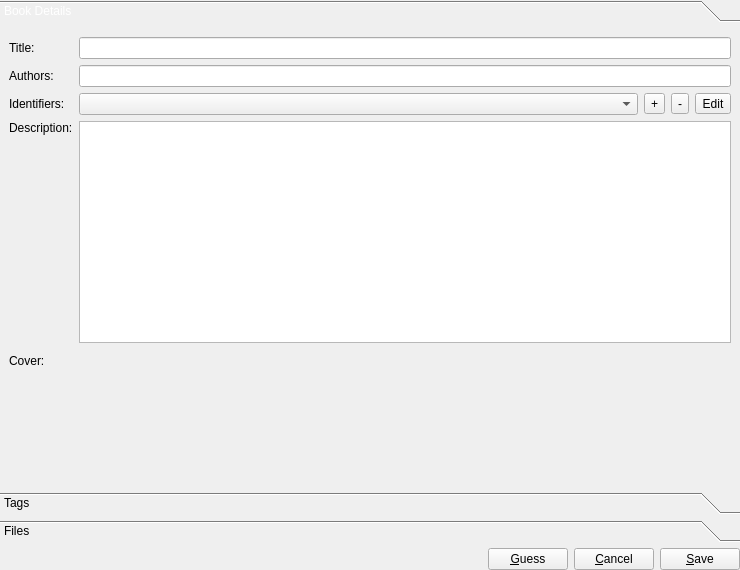
<?xml version="1.0" encoding="UTF-8"?>
<ui version="4.0">
 <class>Form</class>
 <widget class="QWidget" name="Form">
  <property name="geometry">
   <rect>
    <x>0</x>
    <y>0</y>
    <width>740</width>
    <height>570</height>
   </rect>
  </property>
  <property name="windowTitle">
   <string>Form</string>
  </property>
  <property name="layoutDirection">
   <enum>Qt::LeftToRight</enum>
  </property>
  <layout class="QVBoxLayout" name="verticalLayout">
   <property name="margin">
    <number>0</number>
   </property>
   <item>
    <widget class="QToolBox" name="toolbox">
     <property name="styleSheet">
      <string notr="true">#toolbox {
	margin: 0;
    padding: 0;
}

::tab:selected {
     background: qlineargradient(x1: 0, y1: 0, x2: 0, y2: 1,
                                 stop: 0 #6a6ea9, stop: 1 #888dd9);
	color: rgb(255, 255, 255);
	font-weight: normal;
 }

::tab {
     background: qlineargradient(x1: 0, y1: 0, x2: 0, y2: 1,
                                 stop: 0 #FAFBFE, stop: 1 #DCDEF1);
	font-weight: normal;
 }</string>
     </property>
     <property name="frameShape">
      <enum>QFrame::NoFrame</enum>
     </property>
     <property name="currentIndex">
      <number>0</number>
     </property>
     <widget class="QWidget" name="details_page">
      <property name="geometry">
       <rect>
        <x>0</x>
        <y>0</y>
        <width>740</width>
        <height>458</height>
       </rect>
      </property>
      <attribute name="label">
       <string>Book Details</string>
      </attribute>
      <layout class="QFormLayout" name="formLayout">
       <item row="0" column="0">
        <widget class="QLabel" name="label_6">
         <property name="text">
          <string>Title:</string>
         </property>
        </widget>
       </item>
       <item row="0" column="1">
        <widget class="QLineEdit" name="title"/>
       </item>
       <item row="1" column="0">
        <widget class="QLabel" name="label_7">
         <property name="text">
          <string>Authors:</string>
         </property>
        </widget>
       </item>
       <item row="1" column="1">
        <widget class="QLineEdit" name="authors"/>
       </item>
       <item row="2" column="0">
        <widget class="QLabel" name="label_3">
         <property name="text">
          <string>Identifiers:</string>
         </property>
        </widget>
       </item>
       <item row="2" column="1">
        <layout class="QHBoxLayout" name="horizontalLayout_2">
         <item>
          <widget class="QComboBox" name="ids"/>
         </item>
         <item>
          <widget class="QToolButton" name="add_id">
           <property name="text">
            <string>+</string>
           </property>
          </widget>
         </item>
         <item>
          <widget class="QToolButton" name="remove_id">
           <property name="text">
            <string>-</string>
           </property>
          </widget>
         </item>
         <item>
          <widget class="QToolButton" name="edit_id">
           <property name="text">
            <string>Edit</string>
           </property>
          </widget>
         </item>
        </layout>
       </item>
       <item row="3" column="0">
        <widget class="QLabel" name="label_5">
         <property name="text">
          <string>Description:</string>
         </property>
         <property name="alignment">
          <set>Qt::AlignLeading|Qt::AlignLeft|Qt::AlignTop</set>
         </property>
        </widget>
       </item>
       <item row="3" column="1">
        <widget class="QPlainTextEdit" name="description">
         <property name="plainText">
          <string/>
         </property>
        </widget>
       </item>
       <item row="4" column="0">
        <widget class="QLabel" name="label">
         <property name="text">
          <string>Cover:</string>
         </property>
        </widget>
       </item>
       <item row="4" column="1">
        <widget class="QLabel" name="cover">
         <property name="sizePolicy">
          <sizepolicy hsizetype="Fixed" vsizetype="Fixed">
           <horstretch>0</horstretch>
           <verstretch>0</verstretch>
          </sizepolicy>
         </property>
         <property name="minimumSize">
          <size>
           <width>128</width>
           <height>128</height>
          </size>
         </property>
         <property name="text">
          <string/>
         </property>
         <property name="pixmap">
          <pixmap>sintapa.png</pixmap>
         </property>
        </widget>
       </item>
      </layout>
     </widget>
     <widget class="QWidget" name="shelves_page">
      <property name="geometry">
       <rect>
        <x>0</x>
        <y>0</y>
        <width>740</width>
        <height>458</height>
       </rect>
      </property>
      <attribute name="label">
       <string>Tags</string>
      </attribute>
      <layout class="QFormLayout" name="formLayout_2">
       <property name="margin">
        <number>0</number>
       </property>
       <item row="0" column="0">
        <widget class="QLabel" name="label_4">
         <property name="text">
          <string>Tags:</string>
         </property>
        </widget>
       </item>
       <item row="0" column="1">
        <layout class="QHBoxLayout" name="horizontalLayout_5">
         <item>
          <widget class="QListWidget" name="tags"/>
         </item>
         <item>
          <layout class="QVBoxLayout" name="verticalLayout_3">
           <item>
            <widget class="QToolButton" name="add_tag">
             <property name="text">
              <string>+</string>
             </property>
            </widget>
           </item>
           <item>
            <widget class="QToolButton" name="remove_tag">
             <property name="text">
              <string>-</string>
             </property>
            </widget>
           </item>
           <item>
            <spacer name="verticalSpacer_2">
             <property name="orientation">
              <enum>Qt::Vertical</enum>
             </property>
             <property name="sizeHint" stdset="0">
              <size>
               <width>20</width>
               <height>40</height>
              </size>
             </property>
            </spacer>
           </item>
          </layout>
         </item>
        </layout>
       </item>
      </layout>
     </widget>
     <widget class="QWidget" name="files_page">
      <property name="geometry">
       <rect>
        <x>0</x>
        <y>0</y>
        <width>740</width>
        <height>458</height>
       </rect>
      </property>
      <attribute name="label">
       <string>Files</string>
      </attribute>
      <layout class="QFormLayout" name="formLayout_3">
       <property name="margin">
        <number>0</number>
       </property>
       <item row="0" column="0">
        <widget class="QLabel" name="label_8">
         <property name="text">
          <string>Files:</string>
         </property>
        </widget>
       </item>
       <item row="0" column="1">
        <layout class="QHBoxLayout" name="horizontalLayout_4">
         <item>
          <widget class="QListWidget" name="fileList"/>
         </item>
         <item>
          <layout class="QVBoxLayout" name="verticalLayout_4">
           <item>
            <widget class="QToolButton" name="add_file">
             <property name="text">
              <string>+</string>
             </property>
            </widget>
           </item>
           <item>
            <widget class="QToolButton" name="remove_file">
             <property name="text">
              <string>-</string>
             </property>
            </widget>
           </item>
           <item>
            <spacer name="verticalSpacer">
             <property name="orientation">
              <enum>Qt::Vertical</enum>
             </property>
             <property name="sizeHint" stdset="0">
              <size>
               <width>20</width>
               <height>40</height>
              </size>
             </property>
            </spacer>
           </item>
          </layout>
         </item>
        </layout>
       </item>
      </layout>
     </widget>
    </widget>
   </item>
   <item>
    <layout class="QHBoxLayout" name="horizontalLayout">
     <item>
      <spacer name="horizontalSpacer_2">
       <property name="orientation">
        <enum>Qt::Horizontal</enum>
       </property>
       <property name="sizeHint" stdset="0">
        <size>
         <width>40</width>
         <height>20</height>
        </size>
       </property>
      </spacer>
     </item>
     <item>
      <widget class="QPushButton" name="guess">
       <property name="text">
        <string>&amp;Guess</string>
       </property>
      </widget>
     </item>
     <item>
      <widget class="QPushButton" name="cancel">
       <property name="text">
        <string>&amp;Cancel</string>
       </property>
      </widget>
     </item>
     <item>
      <widget class="QPushButton" name="save">
       <property name="text">
        <string>&amp;Save</string>
       </property>
      </widget>
     </item>
    </layout>
   </item>
  </layout>
 </widget>
 <resources/>
 <connections/>
</ui>
